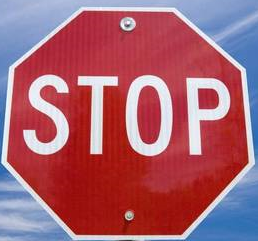
#> input picture stopTemplate.png, 258 x 241 px
$ python TestingOpenCV.py   (older library calls are emulated)
#> lines starting #> are read from the running program, lines starting #| are printed output that depends on the picture; after the words box and inside, x2 and y2 are one past the last pixel; in counts of white or black regions, pixels touching at a corner belong together
import time
import cv2
import numpy as np

# Difference Variable
minDiff = 10000
minSquareArea = 5000
match = -1

# Frame width & Height
w = 640
h = 480

# Reference Images Display name & Original Name
ReferenceImages = ["stopTemplate.png", "speedLimitTemplate.png", "Stop!",
                   "Ny Fartsgrense!"]


# define class for References Images
class Symbol:
    def __init__(self):
        self.img = 0
        self.name = 0


# define class instances (2 objects for 2 different images)
symbol = [Symbol() for i in range(2)]


def readRefImages():
    for count in range(2):
        image = cv2.imread(ReferenceImages[count], cv2.COLOR_BGR2GRAY)
#> image is the input picture: shape (241, 258, 3); mean B, G, R 114, 97.9, 167
        symbol[count].img = cv2.resize(image, (w / 2, h / 2), interpolation=cv2.INTER_AREA)
        # symbol[count].name = ReferenceTitles[count]
        # cv2.imshow(symbol[count].name,symbol[count].img);


# [45 lines left out: functions order_points, four_point_transform, not called in this run]


def auto_canny(image, sigma=0.33):
    # compute the median of the single channel pixel intensities
    v = np.median(image)

    # apply automatic Canny edge detection using the computed median
    lower = int(max(0, (1.0 - sigma) * v))
    upper = int(min(255, (1.0 + sigma) * v))
    edged = cv2.Canny(image, lower, upper)

    # return the edged image
    return edged


# [17 lines left out: function resize_and_threshold_warped, not called in this run]


def main():
    # Font Type
    font = cv2.FONT_HERSHEY_SIMPLEX

    # initialize the camera and grab a reference to the raw camera capture
    video = cv2.VideoCapture(0)

    # Windows to display frames
    cv2.namedWindow("Main Frame", cv2.WINDOW_AUTOSIZE)
    cv2.namedWindow("Matching Operation", cv2.WINDOW_AUTOSIZE)
    cv2.namedWindow("Corrected Perspective", cv2.WINDOW_AUTOSIZE)
    cv2.namedWindow("Contours", cv2.WINDOW_AUTOSIZE)

    # Read all the reference images
    readRefImages()

    # capture frames from the camera
    while True:
        ret, OriginalFrame = video.read()
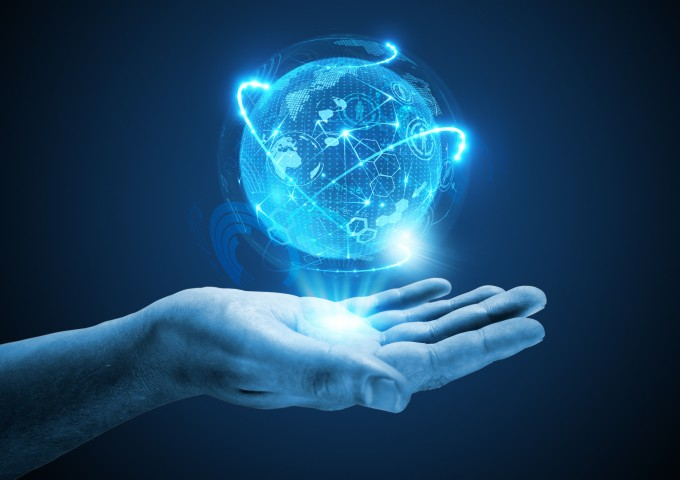
#> input picture image1.png, 680 x 480 px, given in place of the camera
#> OriginalFrame is the input picture: shape (480, 680, 3); mean B, G, R 103.7, 71.2, 27.1
        gray = cv2.cvtColor(OriginalFrame, cv2.COLOR_BGR2GRAY)
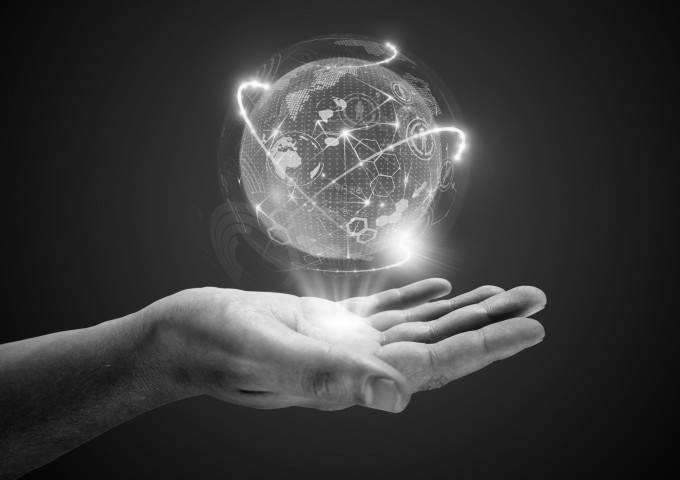
#> gray: shape (480, 680); min 3, max 255, mean 61.7
        blurred = cv2.GaussianBlur(gray, (3, 3), 0)

        # Detecting Edges
        edges = auto_canny(blurred)
#> in auto_canny, `v = np.median(image)`: v = 39
#> in auto_canny, `lower = int(max(0, (1.0 - sigma) * v))`: lower = 26
#> in auto_canny, `upper = int(min(255, (1.0 + sigma) * v))`: upper = 51
#> in auto_canny, `edged = cv2.Canny(image, lower, upper)`:
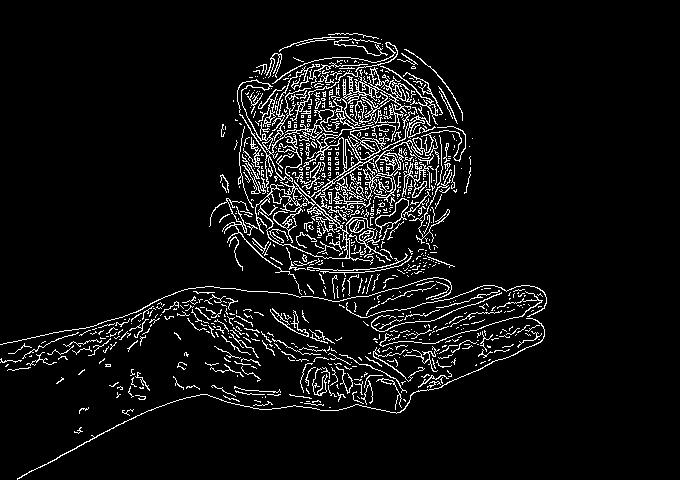
#> edged: shape (480, 680); 6.4% white in thin lines or dots, all inside (x1, y1, x2, y2) = (0, 33, 547, 480)

        # Contour Detection & checking for squares based on the square area
        cntr_frame, contours, hierarchy = cv2.findContours(edges, cv2.RETR_TREE, cv2.CHAIN_APPROX_SIMPLE)
#> contours = 1040 contours, 963 with area under 20; largest, box (x1, y1, x2, y2) and area: (255, 96, 466, 265) 5332, (258, 187, 348, 259) 3620, (237, 79, 338, 194) 1136, (342, 67, 412, 124) 968, (268, 136, 302, 180) 778

        for cnt in contours:
            approx = cv2.approxPolyDP(cnt, 0.01 * cv2.arcLength(cnt, True), True)

            if len(approx) == 4:
                area = cv2.contourArea(approx)

                if area > minSquareArea:
                    cv2.drawContours(OriginalFrame, [approx], 0, (0, 0, 255), 2)
                    warped = four_point_transform(OriginalFrame, approx.reshape(4, 2))
                    warped_eq = resize_and_threshold_warped(warped)

                    for i in range(6):
                        diffImg = cv2.bitwise_xor(warped_eq, symbol[i].img)
                        diff = cv2.countNonZero(diffImg);

                        if diff < minDiff:
                            match = i

                            # print symbol[i].name, diff
                            # print approx.reshape(4,2)[0]
                            # cv2.putText(OriginalFrame,symbol[i].name, (10,30), font, 1, (255,0,255), 2, cv2.LINE_AA)
                            cv2.putText(OriginalFrame, symbol[i].name, tuple(approx.reshape(4, 2)[0]), font, 1,
                                        (255, 0, 255), 2, cv2.LINE_AA)
                            diff = minDiff
                            break;

                    cv2.imshow("Corrected Perspective", warped_eq)
                    cv2.imshow("Matching Operation", diffImg)
                    cv2.imshow("Contours", edges)
#> this loop made 1040 passes
#> approx on passes 3, 6, 7: [[329, 407], [330, 407]], [[300, 402], [302, 402]], [[306, 401], [309, 401]]
#> after the loop, match = -1

        # Display Main Frame
        cv2.imshow("Main Frame", OriginalFrame)

        k = cv2.waitKey(1) & 0xFF
#> (key Esc is pressed here)
        if k == 27:
            break

    video.release()
    cv2.destroyAllWindows()


# Run Main
if __name__ == "__main__":
    main()
